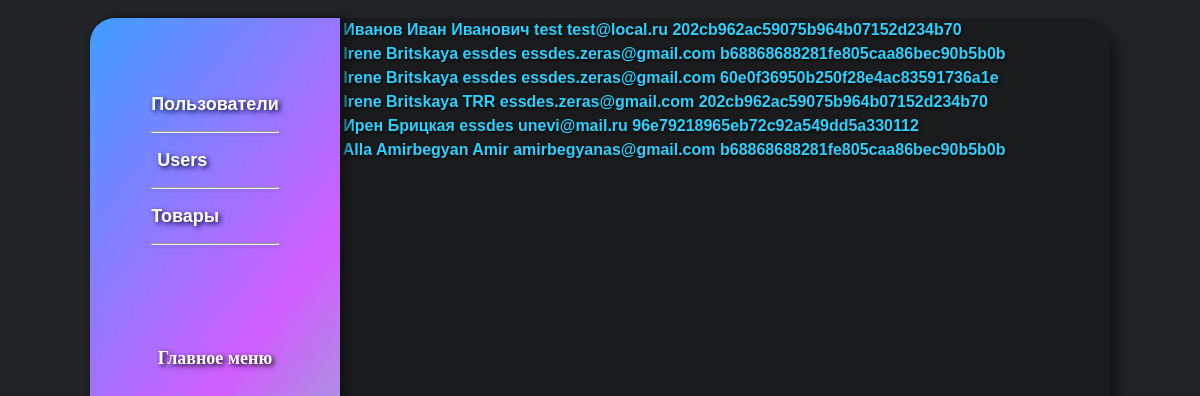
Screenshot of /autoReg/admin_panel/admin-panel.php with the database file from the repository.
### tables this page shows
CREATE TABLE `users` (
  `id` int(11) NOT NULL,
  `full_name` varchar(355) DEFAULT NULL,
  `login` varchar(100) DEFAULT NULL,
  `email` varchar(255) DEFAULT NULL,
  `password` varchar(500) DEFAULT NULL,
  `avatar` varchar(500) DEFAULT NULL
);

### autoReg/admin_panel/admin-panel.php (the view, shortened to what this page needs)
<!DOCTYPE html>
<html lang="ru">
<head>
    <link rel="stylesheet" href="css/style.css">
</head>
<body>
    <form action="" method="get">
        <div class="form__menu">
            <ul class="list__content">
                <li type="submit">Пользователи</li>
                <hr>
                <button type="submit" name="sub__Users">Users</button>
                <hr>
                <li type="submit">Товары</li>
                <hr>
            </ul>
            <h3><a href="../../Main_1.php" class="main__menu-text">Главное меню</a></h3>
        </div>
        <div class="form__content">
             <?php
            $dsn = 'mysql: host=localhost; dbname=test';
            $db = new PDO($dsn, 'Essdes', '56768798_Essdes');
            $q = 'SELECT * FROM `users`';
            $result = $db->query($q);
            while ($row = $result->fetch()) { ?>
                     <div class="form-category">
                         <?php echo $row['id'] .' '. $row['full_name'] .' '. $row['login'] .' '. $row['email'] .' '. $row['password'] .' ';?>
                    </div>
       <?php };
       ?>
        </div>
    </form>
</body>
</html>

### autoReg/admin_panel/css/style.css (style rules this page uses)
html, body { outline: 0; line-height: 1.5; border: 0; margin: 0; padding: 0; text-decoration: none; }
body { background-color: #222327; }
a, h1, h2, h3, h4, h5, h6, p, ul, li { font-family: Arial,"Helvetica Neue", Helvetica, sans-serif; color: white; text-shadow: 1px 1px 3px #1f0f00; text-decoration: none; list-style-type: none; font-size: 18px; text-shadow: 2px 2px 5px #000538; line-height: 2; }
button { outline: none; border: none; background: none; cursor: pointer; font-size: 18px; color: white; font-weight: 600; text-shadow: 2px 2px 5px #000538; font-family:'Trebuchet MS', 'Lucida Sans Unicode', 'Lucida Grande', 'Lucida Sans', Arial, sans-serif; }
form { margin: auto; width: 85%; min-height: 94vh; background-color: #1a1b1d; color: #2ad2ff; font-family: Arial,"Helvetica Neue", Helvetica, sans-serif; text-shadow: 1px 1px 3px #000000; font-weight: 600; position: relative; margin: auto; margin-top: 1.5%; border-radius: 25px; box-shadow: 8px 8px 12px #161616; cursor: pointer; }
hr { background: #ffffff49; box-shadow: 1px 2px 3px #5e5e5e46; }
.form__menu { width: 250px; height: 100%; background: linear-gradient(2.228rad, #3e9eff, #d05dff ,#63ffa1); position: absolute; border-radius: 25px 0 0 25px; box-shadow: 5px 0px 10px #101010; display: flex; justify-content: flex-start; align-items: center; align-content: center; flex-direction: column; flex-wrap: nowrap; float: left; }
.list__content { padding: 50px 5px; }
.form__content { display: block; margin: auto; margin-left: 30vh; }
.main__menu-text { display: flex; align-content: flex-end; justify-content: flex-end; align-items: center; flex-wrap: nowrap; flex-direction: column; color: transparent; text-shadow: 2px 2px 5px #000000; font-weight: 600; color: white; font-family: cursive; cursor: pointer; }

### rows the page displays
users: full_name "Иванов Иван Иванович", login "test", email "test@local.ru", password "202cb962ac59075b964b07152d234b70"
users: full_name "Irene Britskaya", login "essdes", email "essdes.zeras@gmail.com", password "b68868688281fe805caa86bec90b5b0b"
users: full_name "Irene Britskaya", login "essdes", email "essdes.zeras@gmail.com", password "60e0f36950b250f28e4ac83591736a1e"
users: full_name "Irene Britskaya", login "TRR", email "essdes.zeras@gmail.com", password "202cb962ac59075b964b07152d234b70"
users: full_name "Ирен Брицкая", login "essdes", email "unevi@mail.ru", password "96e79218965eb72c92a549dd5a330112"
users: full_name "Alla Amirbegyan", login "Amir", email "amirbegyanas@gmail.com", password "b68868688281fe805caa86bec90b5b0b"
